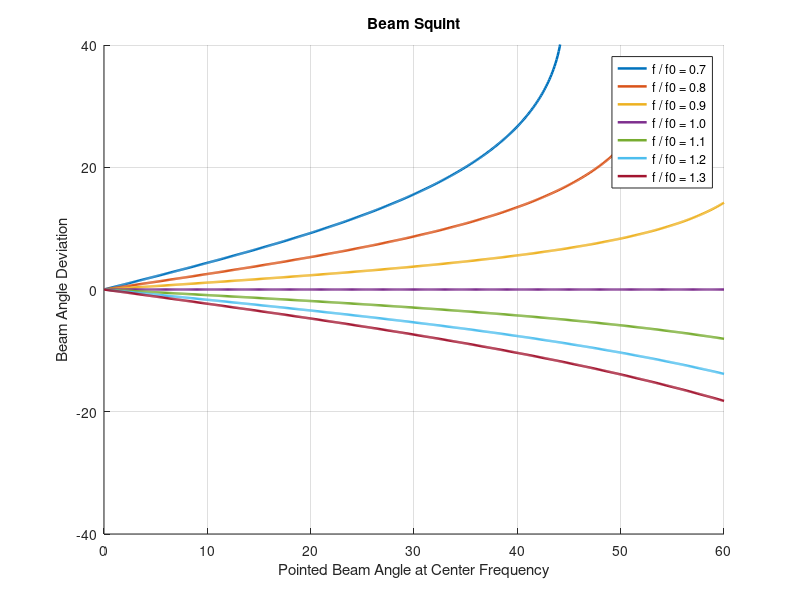
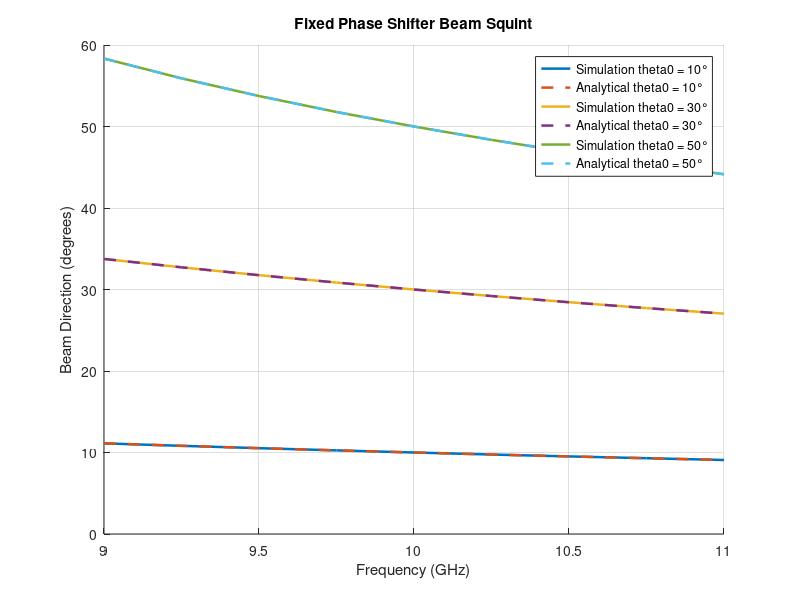

MATLAB code to generate these figures, in order:
clear;
clc;
close all;

% Parameters
N = 8;
f0 = 1e10;
c = 3*10e8;

lambda = c / f0;
d = lambda / 2;
k = 2*pi/lambda;

% Angle sweep
theta_deg = -180:0.01:180;
theta = deg2rad(theta_deg);

% Beam Squint figure
fig3 = figure;
hold on;
grid on;

theta0_sweep_deg = 0:0.1:60;
theta0_sweep = deg2rad(theta0_sweep_deg);

theta0_deg_values = [0, 20, 40];
theta0_values = deg2rad(theta0_deg_values);

f_values = [7e9, 8e9, 9e9, 1e10, 11e9, 12e9, 13e9];

for f = f_values

    a = f0/f;

    argument = a*sin(theta0_sweep);

    Dtheta = nan(size(theta0_sweep));

    valid = abs(argument) <= 1;

    Dtheta(valid) = asin(argument(valid)) - theta0_sweep(valid);

    figure(fig3);

    plot(rad2deg(theta0_sweep), rad2deg(Dtheta), ...
        'LineWidth', 1.8, ...
        'DisplayName', sprintf('f / f0 = %.1f', 1/a));

end

% Beam Squint settings
figure(fig3);
grid on;
xlabel('Pointed Beam Angle at Center Frequency');
ylabel('Beam Angle Deviation');
title('Beam Squint');
xlim([0 60]);
ylim([-40 40]);
legend('show');

for theta0 = theta0_values

    Dphi = k*d*sin(theta0);

    psi = pi*d*sin(theta)/lambda - Dphi/2;

    AF = sin(N.*psi) ./ (N*sin(psi));

    singular = abs(sin(psi)) < 1e-12;
    AF(singular) = 1;

    AF_dB = 20*log10(abs(AF));

end

% Fixed Phase Shifter Beam Squint figure
fig10 = figure;
hold on;
grid on;

theta0_wideband_deg_values = [10, 30, 50];
theta0_wideband_values = deg2rad(theta0_wideband_deg_values);

f_wideband_values = 9e9:0.25e9:11e9;
DeltaTheta_PS_values = zeros(size(f_wideband_values));

for theta0 = theta0_wideband_values

    % Phase shift designed at center frequency
    Dphi = 2*pi*f0*d*sin(theta0)/c;

    theta_peak_values = zeros(size(f_wideband_values));
    theta_analytical_values = zeros(size(f_wideband_values));

    i = 1;

    for f = f_wideband_values

        kf = 2*pi*f/c;

        psi = (kf*d*sin(theta) - Dphi)/2;

        AF = sin(N.*psi) ./ (N*sin(psi));

        singular = abs(sin(psi)) < 1e-12;
        AF(singular) = 1;

        AF_dB = 20*log10(abs(AF));

        visible = theta_deg >= -90 & theta_deg <= 90;

        AF_visible = AF_dB(visible);
        theta_visible = theta_deg(visible);

        [~, idx_peak] = max(AF_visible);

        theta_peak_values(i) = theta_visible(idx_peak);

        theta_analytical_values(i) = ...
            rad2deg(asin((f0/f)*sin(theta0)));

        if theta0 == theta0_wideband_values(2)
            DeltaTheta_PS_values(i) = ...
            theta_peak_values(i) - rad2deg(theta0);
        end

        i = i + 1;

    end

    figure(fig10);

    plot(f_wideband_values/1e9, theta_peak_values, ...
        'LineWidth', 1.8, ...
        'DisplayName', sprintf('Simulation theta0 = %.0f°', ...
        rad2deg(theta0)));

    plot(f_wideband_values/1e9, theta_analytical_values, '--', ...
        'LineWidth', 1.8, ...
        'DisplayName', sprintf('Analytical theta0 = %.0f°', ...
        rad2deg(theta0)));

end

% Fixed Phase Shifter Wideband settings
figure(fig10);
grid on;
xlabel('Frequency (GHz)');
ylabel('Beam Direction (degrees)');
title('Fixed Phase Shifter Beam Squint');
xlim([9 11]);
legend('show');
